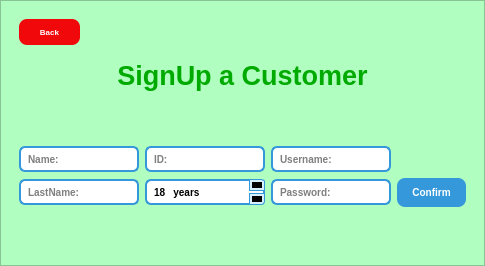
      <widget class="QWidget" name="page_5">
       <layout class="QGridLayout" name="gridLayout_10">
        <property name="leftMargin">
         <number>0</number>
        </property>
        <property name="topMargin">
         <number>0</number>
        </property>
        <property name="rightMargin">
         <number>0</number>
        </property>
        <property name="bottomMargin">
         <number>0</number>
        </property>
        <item row="0" column="0">
         <widget class="QFrame" name="frame_6">
          <property name="styleSheet">
           <string notr="true">background-color: rgb(176, 255, 192);</string>
          </property>
          <property name="frameShape">
           <enum>QFrame::Shape::StyledPanel</enum>
          </property>
          <property name="frameShadow">
           <enum>QFrame::Shadow::Raised</enum>
          </property>
          <layout class="QVBoxLayout" name="verticalLayout_6">
           <item>
            <widget class="QWidget" name="widget_13" native="true">
             <layout class="QHBoxLayout" name="horizontalLayout_9">
              <item>
               <widget class="QPushButton" name="pushButton">
                <property name="cursor">
                 <cursorShape>PointingHandCursor</cursorShape>
                </property>
                <property name="styleSheet">
                 <string notr="true">QPushButton {
    
	background-color: rgb(240, 8, 11);
    color: white;
    border: none;
    border-radius: 8px;
    padding: 8px 20px;
    font-size: 8px;
	
    font-weight: bold;
}

QPushButton:hover {
    background-color: rgb(220, 8, 11);
}

QPushButton:pressed {
    background-color: rgb(250, 8, 11);
}
</string>
                </property>
                <property name="text">
                 <string>Back</string>
                </property>
               </widget>
              </item>
              <item>
               <spacer name="horizontalSpacer_15">
                <property name="orientation">
                 <enum>Qt::Orientation::Horizontal</enum>
                </property>
                <property name="sizeHint" stdset="0">
                 <size>
                  <width>40</width>
                  <height>20</height>
                 </size>
                </property>
               </spacer>
              </item>
             </layout>
            </widget>
           </item>
           <item>
            <widget class="QLabel" name="label_4">
             <property name="styleSheet">
              <string notr="true">font-size: 20pt;
font-weight: bold;
color: rgb(0, 170, 0);
</string>
             </property>
             <property name="text">
              <string>SignUp a Customer</string>
             </property>
             <property name="alignment">
              <set>Qt::AlignmentFlag::AlignHCenter|Qt::AlignmentFlag::AlignTop</set>
             </property>
            </widget>
           </item>
           <item>
            <spacer name="verticalSpacer_13">
             <property name="orientation">
              <enum>Qt::Orientation::Vertical</enum>
             </property>
             <property name="sizeHint" stdset="0">
              <size>
               <width>20</width>
               <height>40</height>
              </size>
             </property>
            </spacer>
           </item>
           <item>
            <widget class="QWidget" name="widget_14" native="true">
             <layout class="QGridLayout" name="gridLayout_11">
              <item row="0" column="0">
               <widget class="QLineEdit" name="nameCustomerLineEdit">
                <property name="styleSheet">
                 <string notr="true">QLineEdit {
    background-color: white;
    color: rgb(0, 0, 0);
    font-size: 10px;
    padding: 3px 5px;
    border: 2px solid #3498db;
    border-radius: 6px;
	font-weight: bold;
}

QLineEdit:focus {
    border: 2px solid #1abc9c;
    background-color: #ecfaff;
}
</string>
                </property>
                <property name="placeholderText">
                 <string>Name:</string>
                </property>
               </widget>
              </item>
              <item row="1" column="2">
               <widget class="QLineEdit" name="passwordCustomerLineEdit">
                <property name="styleSheet">
                 <string notr="true">QLineEdit {
    background-color: white;
    color: rgb(0, 0, 0);
    font-size: 10px;
    padding: 3px 5px;
    border: 2px solid #3498db;
    border-radius: 6px;
	font-weight: bold;
}

QLineEdit:focus {
    border: 2px solid #1abc9c;
    background-color: #ecfaff;
}
</string>
                </property>
                <property name="placeholderText">
                 <string>Password:</string>
                </property>
               </widget>
              </item>
              <item row="1" column="1">
               <widget class="QSpinBox" name="ageCustomerSpinBox">
                <property name="cursor">
                 <cursorShape>PointingHandCursor</cursorShape>
                </property>
                <property name="styleSheet">
                 <string notr="true">QSpinBox {
    background-color: white;
    color: rgb(0, 0, 0);
    font-size: 10px;
    padding: 3px 5px;
    border: 2px solid #3498db;
    border-radius: 6px;
    font-weight: bold;
}

QSpinBox:focus {
    border: 2px solid #1abc9c;
    background-color: #ecfaff;
}

QSpinBox::up-button, QSpinBox::down-button {
    width: 14px;
    height: 10px;
    background-color: #d6f0ff;
    border: 1px solid #3498db;
    padding: 0px;
}

QSpinBox::up-button {
    subcontrol-origin: border;
    subcontrol-position: top right;
    border-top-right-radius: 3px;
}

QSpinBox::down-button {
    subcontrol-origin: border;
    subcontrol-position: bottom right;
    border-bottom-right-radius: 3px;
}

QSpinBox::up-arrow, QSpinBox::down-arrow {
    width: 6px;
    height: 6px;
}

QSpinBox::up-arrow {
    width: 0;
    height: 0;
    border-left: 5px solid transparent;
    border-right: 5px solid transparent;
    border-bottom: 6px solid black;
}

QSpinBox::down-arrow {
    width: 0;
    height: 0;
    border-left: 5px solid transparent;
    border-right: 5px solid transparent;
    border-top: 6px solid black;
}



</string>
                </property>
                <property name="suffix">
                 <string>   years</string>
                </property>
                <property name="minimum">
                 <number>18</number>
                </property>
                <property name="maximum">
                 <number>120</number>
                </property>
               </widget>
              </item>
              <item row="0" column="1">
               <widget class="QLineEdit" name="idCustomerLineEdit">
                <property name="styleSheet">
                 <string notr="true">QLineEdit {
    background-color: white;
    color: rgb(0, 0, 0);
    font-size: 10px;
    padding: 3px 5px;
    border: 2px solid #3498db;
    border-radius: 6px;
	font-weight: bold;
}

QLineEdit:focus {
    border: 2px solid #1abc9c;
    background-color: #ecfaff;
}
</string>
                </property>
                <property name="placeholderText">
                 <string>ID:</string>
                </property>
               </widget>
              </item>
              <item row="1" column="0">
               <widget class="QLineEdit" name="lastNameCustomerLineEdit">
                <property name="styleSheet">
                 <string notr="true">QLineEdit {
    background-color: white;
    color: rgb(0, 0, 0);
    font-size: 10px;
    padding: 3px 5px;
    border: 2px solid #3498db;
    border-radius: 6px;
	font-weight: bold;
}

QLineEdit:focus {
    border: 2px solid #1abc9c;
    background-color: #ecfaff;
}
</string>
                </property>
                <property name="placeholderText">
                 <string>LastName:</string>
                </property>
               </widget>
              </item>
              <item row="0" column="2">
               <widget class="QLineEdit" name="usernameCustomerLineEdit">
                <property name="styleSheet">
                 <string notr="true">QLineEdit {
    background-color: white;
    color: rgb(0, 0, 0);
    font-size: 10px;
    padding: 3px 5px;
    border: 2px solid #3498db;
    border-radius: 6px;
	font-weight: bold;
}

QLineEdit:focus {
    border: 2px solid #1abc9c;
    background-color: #ecfaff;
}
</string>
                </property>
                <property name="placeholderText">
                 <string>Username:</string>
                </property>
               </widget>
              </item>
              <item row="1" column="3">
               <widget class="QPushButton" name="signupCustomerBtn">
                <property name="cursor">
                 <cursorShape>PointingHandCursor</cursorShape>
                </property>
                <property name="styleSheet">
                 <string notr="true">QPushButton {
    background-color: #3498db;       /* Bright blue */
    color: white;                    /* White text */
    border: none;
    padding: 8px 15px;
    border-radius: 8px;
    font-size: 10px;
    font-weight: bold;
}

QPushButton:hover {
    background-color: #2980b9;       /* Darker blue on hover */
}

QPushButton:pressed {
    background-color: #1c5d99;       /* Even darker on press */
}
</string>
                </property>
                <property name="text">
                 <string>Confirm</string>
                </property>
               </widget>
              </item>
             </layout>
            </widget>
           </item>
           <item>
            <spacer name="verticalSpacer_12">
             <property name="orientation">
              <enum>Qt::Orientation::Vertical</enum>
             </property>
             <property name="sizeHint" stdset="0">
              <size>
               <width>20</width>
               <height>40</height>
              </size>
             </property>
            </spacer>
           </item>
          </layout>
         </widget>
        </item>
       </layout>
      </widget>
